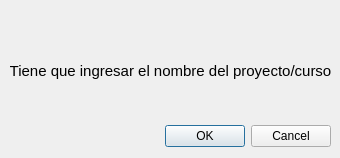
<?xml version="1.0" encoding="UTF-8"?>
<ui version="4.0">
 <class>Dialog</class>
 <widget class="QDialog" name="Dialog">
  <property name="geometry">
   <rect>
    <x>0</x>
    <y>0</y>
    <width>340</width>
    <height>158</height>
   </rect>
  </property>
  <property name="windowTitle">
   <string>Dialog</string>
  </property>
  <widget class="QDialogButtonBox" name="buttonBox">
   <property name="geometry">
    <rect>
     <x>-290</x>
     <y>120</y>
     <width>621</width>
     <height>32</height>
    </rect>
   </property>
   <property name="orientation">
    <enum>Qt::Horizontal</enum>
   </property>
   <property name="standardButtons">
    <set>QDialogButtonBox::Cancel|QDialogButtonBox::Ok</set>
   </property>
  </widget>
  <widget class="QLabel" name="label">
   <property name="geometry">
    <rect>
     <x>10</x>
     <y>50</y>
     <width>321</width>
     <height>41</height>
    </rect>
   </property>
   <property name="font">
    <font>
     <pointsize>11</pointsize>
     <weight>50</weight>
     <bold>false</bold>
    </font>
   </property>
   <property name="text">
    <string>Tiene que ingresar el nombre del proyecto/curso</string>
   </property>
   <property name="alignment">
    <set>Qt::AlignCenter</set>
   </property>
  </widget>
 </widget>
 <resources/>
 <connections>
  <connection>
   <sender>buttonBox</sender>
   <signal>accepted()</signal>
   <receiver>Dialog</receiver>
   <slot>accept()</slot>
   <hints>
    <hint type="sourcelabel">
     <x>248</x>
     <y>254</y>
    </hint>
    <hint type="destinationlabel">
     <x>157</x>
     <y>274</y>
    </hint>
   </hints>
  </connection>
  <connection>
   <sender>buttonBox</sender>
   <signal>rejected()</signal>
   <receiver>Dialog</receiver>
   <slot>reject()</slot>
   <hints>
    <hint type="sourcelabel">
     <x>316</x>
     <y>260</y>
    </hint>
    <hint type="destinationlabel">
     <x>286</x>
     <y>274</y>
    </hint>
   </hints>
  </connection>
 </connections>
</ui>
